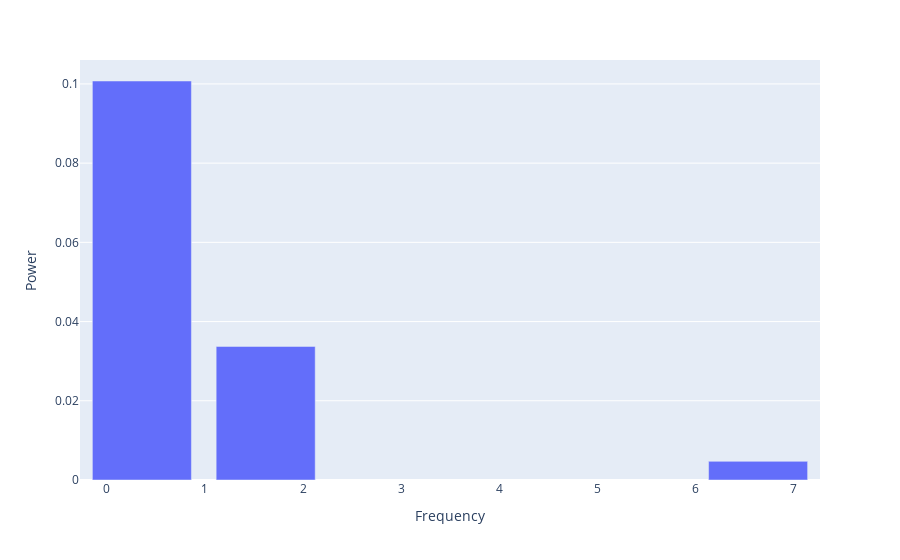

The code cell stored with this chart in its notebook:
### Code cell
df_accel_x = sts.fft_df(sts_accel_A, 'accel_x', 1/20)
print(df_accel_x)
df_accel_x.plot.bar(x='Frequency',y='Power')

### Figure 1 — Plotly figure (JSON) as saved in the notebook; plotly's stock layout.template omitted (floating-point values rounded to 4 significant figures)
{"data": [{"alignmentgroup": "True", "hovertemplate": "Frequency=%{x}<br>Power=%{y}<extra></extra>", "legendgroup": "", "marker": {"color": "#636efa", "pattern": {"shape": ""}}, "name": "", "offsetgroup": "", "orientation": "v", "showlegend": false, "textposition": "auto", "type": "bar", "x": [0.3569, 1.619, 6.641], "xaxis": "x", "y": [0.1007, 0.03372, 0.004706], "yaxis": "y"}], "layout": {"barmode": "relative", "legend": {"tracegroupgap": 0}, "margin": {"t": 60}, "xaxis": {"anchor": "y", "domain": [0, 1], "title": {"text": "Frequency"}}, "yaxis": {"anchor": "x", "domain": [0, 1], "title": {"text": "Power"}}}}
